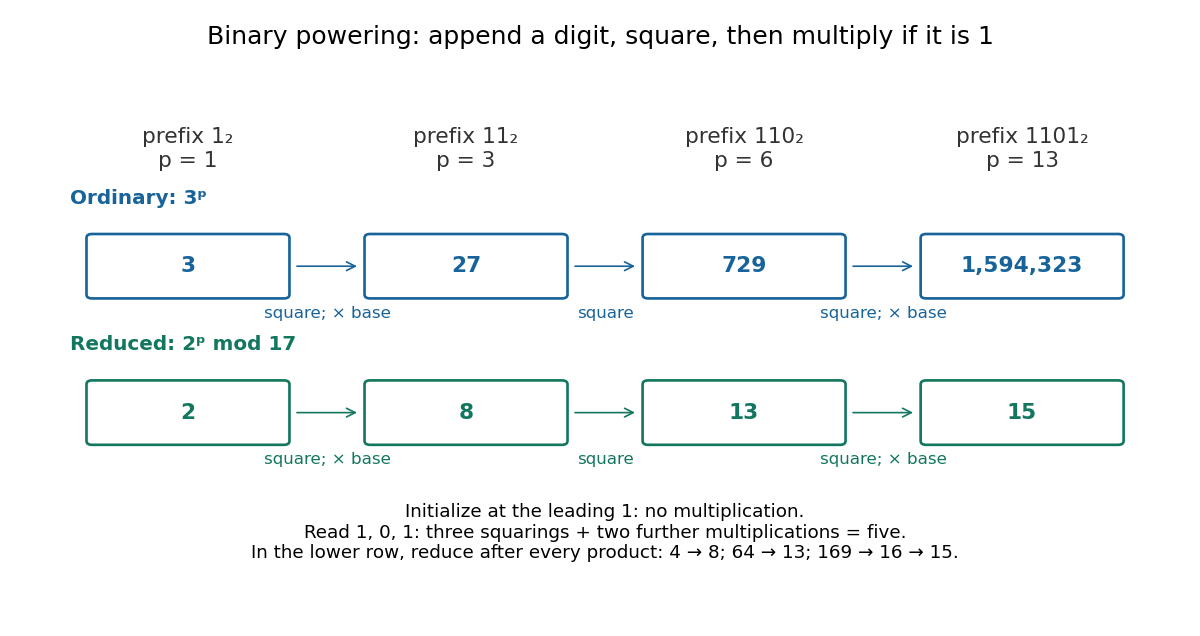

Here is the Python script that generated this plot:
"""Draw binary-prefix traces; run from _media with Python 3.14 / Matplotlib 3.10.7."""

from pathlib import Path

import matplotlib.pyplot as plt
from matplotlib.patches import FancyArrowPatch, FancyBboxPatch


def main():
    plt.rcParams.update({"font.family": "DejaVu Sans", "font.size": 12})
    fig, ax = plt.subplots(figsize=(10, 5.3), dpi=120, facecolor="white")
    ax.set(xlim=(-0.6, 7.6), ylim=(-0.85, 4.2))
    ax.axis("off")
    fig.suptitle("Binary powering: append a digit, square, then multiply if it is 1",
                 fontsize=15, y=0.96)
    xs = [0.45, 2.45, 4.45, 6.45]
    prefixes = ["1", "11", "110", "1101"]
    exponents = [int(p, 2) for p in prefixes]
    ordinary = [3**p for p in exponents]
    residues = [pow(2, p, 17) for p in exponents]
    assert ordinary == [3, 27, 729, 1594323]
    assert residues == [2, 8, 13, 15]
    for x, prefix, exponent in zip(xs, prefixes, exponents):
        ax.text(x, 3.65, f"prefix {prefix}₂\np = {exponent}", ha="center", va="center",
                color="#333333", fontsize=13)
    for y, values, color, label in [(2.45, ordinary, "#18639a", "Ordinary: 3ᵖ"),
                                    (0.95, residues, "#13775f", "Reduced: 2ᵖ mod 17")]:
        ax.text(-0.4, y + 0.64, label, color=color, weight="bold")
        for x, value in zip(xs, values):
            ax.add_patch(FancyBboxPatch((x - 0.69, y - 0.29), 1.38, 0.58,
                                       boxstyle="round,pad=0.04", facecolor="white",
                                       edgecolor=color, linewidth=1.6))
            ax.text(x, y, f"{value:,}", ha="center", va="center", color=color,
                    weight="bold", fontsize=13)
        for i, bit in enumerate("101"):
            ax.add_patch(FancyArrowPatch((xs[i] + 0.76, y), (xs[i + 1] - 0.76, y),
                                        arrowstyle="->", mutation_scale=13, color=color))
            operation = "square; × base" if bit == "1" else "square"
            ax.text((xs[i] + xs[i + 1]) / 2, y - 0.53, operation,
                    ha="center", color=color, fontsize=10)
    ax.text(3.45, -0.28,
            "Initialize at the leading 1: no multiplication.\n"
            "Read 1, 0, 1: three squarings + two further multiplications = five.\n"
            "In the lower row, reduce after every product: 4 → 8; 64 → 13; 169 → 16 → 15.",
            ha="center", va="center", fontsize=11)
    fig.subplots_adjust(left=0.035, right=0.985, top=0.85, bottom=0.075)
    fig.savefig(Path(__file__).with_suffix(".png").name, facecolor="white")
    plt.close(fig)


if __name__ == "__main__":
    main()
